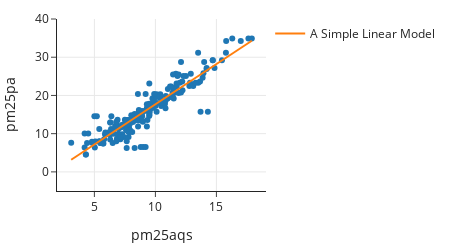

Here is the notebook cell this chart was saved with:
### Code cell
fig = px.scatter(GA, x="pm25aqs", y="pm25pa",
                 width=450, height=250)

pred_x = np.array([GA["pm25aqs"].min(), GA["pm25aqs"].max()])
pred_y = result.params[0] + result.params[1]* pred_x

fig.add_trace(go.Scatter(x=pred_x, y=pred_y,
                        name = "A Simple Linear Model", mode='lines'))

#fig.update_xaxes(range=[0, 20])
fig.update_yaxes(range=[-5, 40])

fig

### Figure 1 — Plotly figure (JSON) as saved in the notebook; plotly's stock layout.template omitted (floating-point values rounded to 4 significant figures; data arrays with more than 128 entries replaced by an {"elided": "..."} marker saying what was removed)
{"data": [{"hovertemplate": "pm25aqs=%{x}<br>pm25pa=%{y}<extra></extra>", "legendgroup": "", "marker": {"color": "#1F77B4", "symbol": "circle"}, "mode": "markers", "name": "", "orientation": "v", "showlegend": false, "type": "scatter", "x": {"elided": "184 float values"}, "xaxis": "x", "y": {"elided": "184 float values"}, "yaxis": "y"}, {"mode": "lines", "name": "A Simple Linear Model", "type": "scatter", "x": [3.1, 17.9], "y": [3.168, 34.32]}], "layout": {"height": 250, "legend": {"tracegroupgap": 0}, "width": 450, "xaxis": {"anchor": "y", "autorange": true, "domain": [0, 1], "range": [1.936, 19.06], "title": {"text": "pm25aqs"}, "type": "linear"}, "yaxis": {"anchor": "x", "domain": [0, 1], "range": [-5, 40], "title": {"text": "pm25pa"}, "type": "linear"}}}
